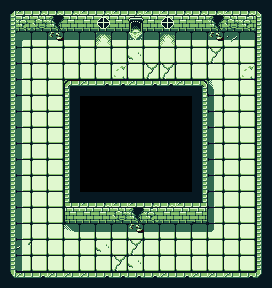

A level layout from a 2D game, rendered from its tile map. Below: a short description, then the map file with its tile-grid data intact:
An orthogonal 17x18 tile map with 16x16 px tiles, 5 tile layers (Tile, Tile-Wall, Item, Door Close, ...), 2 hidden layers not drawn, 2 tilesets.

<map version="1.9" tiledversion="1.9.2" orientation="orthogonal" renderorder="right-down" width="17" height="18" tilewidth="16" tileheight="16" infinite="0" nextlayerid="8" nextobjectid="1">
 <tileset firstgid="1" source="GBDungeon.tsx" />
 <tileset firstgid="71" source="Path.tsx" />
 <layer id="1" name="Tile" width="17" height="18">
  <data encoding="csv">
0,0,0,0,0,0,0,0,0,0,0,0,0,0,0,0,0,
0,0,0,0,0,0,0,0,0,0,0,0,0,0,0,0,0,
0,39,18,58,18,18,10,18,17,18,10,18,18,58,28,18,0,
0,30,46,46,46,46,46,46,37,46,46,46,46,38,46,46,0,
0,30,46,46,46,46,46,47,46,38,38,46,46,46,46,47,0,
0,30,46,46,0,0,0,0,0,0,0,0,0,40,46,46,0,
0,30,46,46,0,0,0,0,0,0,0,0,0,30,46,46,0,
0,30,46,46,0,0,0,0,0,0,0,0,0,30,46,46,0,
0,30,46,46,0,0,0,0,0,0,0,0,0,30,46,46,0,
0,30,46,46,0,0,0,0,0,0,0,0,0,30,46,46,0,
0,30,46,46,0,0,0,0,0,0,0,0,0,30,46,46,0,
0,30,46,46,0,0,0,0,0,0,0,0,0,30,46,46,0,
0,30,46,46,0,0,0,0,0,0,0,0,0,30,46,46,0,
0,30,46,46,0,0,0,0,0,0,0,0,0,30,46,46,0,
0,30,46,46,27,18,18,18,58,18,18,18,18,19,46,46,0,
0,29,46,46,46,46,37,46,38,46,46,46,46,46,46,46,0,
0,30,46,46,46,46,46,38,37,46,46,46,46,46,46,46,0,
0,0,0,0,0,0,0,0,0,0,0,0,0,0,0,0,0
</data>
 </layer>
 <layer id="2" name="Tile-Wall" width="17" height="18">
  <data encoding="csv">
1,2,3,3,3,2,3,2,3,2,2,3,3,3,2,3,4,
11,12,13,6,5,5,5,5,5,5,5,5,5,6,13,12,14,
21,0,0,0,0,0,0,0,0,0,0,0,0,0,0,0,24,
11,0,0,0,0,0,0,0,0,0,0,0,0,0,0,0,14,
11,0,0,0,0,0,0,0,0,0,0,0,0,0,0,0,14,
11,0,0,0,35,32,33,33,32,33,33,32,36,0,0,0,24,
11,0,0,0,14,0,0,0,0,0,0,0,11,0,0,0,24,
21,0,0,0,24,0,0,0,0,0,0,0,21,0,0,0,24,
11,0,0,0,14,0,0,0,0,0,0,0,11,0,0,0,14,
21,0,0,0,14,0,0,0,0,0,0,0,11,0,0,0,24,
21,0,0,0,14,0,0,0,0,0,0,0,11,0,0,0,24,
11,0,0,0,24,0,0,0,0,0,0,0,21,0,0,0,24,
11,0,0,0,16,2,3,2,2,3,3,2,15,0,0,0,24,
11,0,0,0,26,5,5,13,6,12,5,5,25,0,0,0,24,
11,0,0,0,0,0,0,0,0,0,0,0,0,0,0,0,14,
11,0,0,0,0,0,0,0,0,0,0,0,0,0,0,0,14,
21,0,0,0,0,0,0,0,0,0,0,0,0,0,0,0,24,
31,32,33,32,32,32,33,33,33,33,32,33,32,32,32,33,34
</data>
 </layer>
 <layer id="3" name="Item" width="17" height="18">
  <data encoding="csv">
0,0,0,0,0,0,0,0,0,0,0,0,0,0,0,0,0,
0,0,0,0,0,0,67,0,0,0,67,0,0,0,0,0,0,
0,0,0,0,0,0,0,0,0,0,0,0,0,0,0,0,0,
0,0,0,0,0,0,0,0,0,0,0,0,0,0,0,0,0,
0,0,0,0,0,0,0,0,0,0,0,0,0,0,0,0,0,
0,0,0,0,0,0,0,0,0,0,0,0,0,0,0,0,0,
0,0,0,0,0,0,0,0,0,0,0,0,0,0,0,0,0,
0,0,0,0,0,0,0,0,0,0,0,0,0,0,0,0,0,
0,0,0,0,0,0,0,0,0,0,0,0,0,0,0,0,0,
0,0,0,0,0,0,0,0,0,0,0,0,0,0,0,0,0,
0,0,0,0,0,0,0,0,0,0,0,0,0,0,0,0,0,
0,0,0,0,0,0,0,0,0,0,0,0,0,0,0,0,0,
0,0,0,0,0,0,0,0,0,0,0,0,0,0,0,0,0,
0,0,0,0,0,0,0,0,0,0,0,0,0,0,0,0,0,
0,0,0,0,0,0,0,0,0,0,0,0,0,0,0,0,0,
0,0,0,0,0,0,0,0,0,0,0,0,0,0,0,0,0,
0,0,0,0,0,0,0,0,0,0,0,0,0,0,0,0,0,
0,0,0,0,0,0,0,0,0,0,0,0,0,0,0,0,0
</data>
 </layer>
 <layer id="4" name="Door Close" width="17" height="18">
  <data encoding="csv">
0,0,0,0,0,0,0,0,0,0,0,0,0,0,0,0,0,
0,0,0,0,0,0,0,0,69,0,0,0,0,0,0,0,0,
0,0,0,0,0,0,0,0,0,0,0,0,0,0,0,0,0,
0,0,0,0,0,0,0,0,0,0,0,0,0,0,0,0,0,
0,0,0,0,0,0,0,0,0,0,0,0,0,0,0,0,0,
0,0,0,0,0,0,0,0,0,0,0,0,0,0,0,0,0,
0,0,0,0,0,0,0,0,0,0,0,0,0,0,0,0,0,
0,0,0,0,0,0,0,0,0,0,0,0,0,0,0,0,0,
0,0,0,0,0,0,0,0,0,0,0,0,0,0,0,0,0,
0,0,0,0,0,0,0,0,0,0,0,0,0,0,0,0,0,
0,0,0,0,0,0,0,0,0,0,0,0,0,0,0,0,0,
0,0,0,0,0,0,0,0,0,0,0,0,0,0,0,0,0,
0,0,0,0,0,0,0,0,0,0,0,0,0,0,0,0,0,
0,0,0,0,0,0,0,0,0,0,0,0,0,0,0,0,0,
0,0,0,0,0,0,0,0,0,0,0,0,0,0,0,0,0,
0,0,0,0,0,0,0,0,0,0,0,0,0,0,0,0,0,
0,0,0,0,0,0,0,0,0,0,0,0,0,0,0,0,0,
0,0,0,0,0,0,0,0,0,0,0,0,0,0,0,0,0
</data>
 </layer>
 <layer id="5" name="Door Open" width="17" height="18">
  <data encoding="csv">
0,0,0,0,0,0,0,0,0,0,0,0,0,0,0,0,0,
0,0,0,0,0,0,0,0,70,0,0,0,0,0,0,0,0,
0,0,0,0,0,0,0,0,0,0,0,0,0,0,0,0,0,
0,0,0,0,0,0,0,0,0,0,0,0,0,0,0,0,0,
0,0,0,0,0,0,0,0,0,0,0,0,0,0,0,0,0,
0,0,0,0,0,0,0,0,0,0,0,0,0,0,0,0,0,
0,0,0,0,0,0,0,0,0,0,0,0,0,0,0,0,0,
0,0,0,0,0,0,0,0,0,0,0,0,0,0,0,0,0,
0,0,0,0,0,0,0,0,0,0,0,0,0,0,0,0,0,
0,0,0,0,0,0,0,0,0,0,0,0,0,0,0,0,0,
0,0,0,0,0,0,0,0,0,0,0,0,0,0,0,0,0,
0,0,0,0,0,0,0,0,0,0,0,0,0,0,0,0,0,
0,0,0,0,0,0,0,0,0,0,0,0,0,0,0,0,0,
0,0,0,0,0,0,0,0,0,0,0,0,0,0,0,0,0,
0,0,0,0,0,0,0,0,0,0,0,0,0,0,0,0,0,
0,0,0,0,0,0,0,0,0,0,0,0,0,0,0,0,0,
0,0,0,0,0,0,0,0,0,0,0,0,0,0,0,0,0,
0,0,0,0,0,0,0,0,0,0,0,0,0,0,0,0,0
</data>
 </layer>
 <layer id="6" name="Obstacle" width="17" height="18" visible="0">
  <data encoding="csv">
71,71,71,71,71,71,71,71,71,71,71,71,71,71,71,71,71,
71,0,0,0,0,0,0,0,0,0,0,0,0,0,0,0,71,
71,0,0,0,0,0,0,0,0,0,0,0,0,0,0,0,71,
71,0,0,0,0,0,0,0,0,0,0,0,0,0,0,0,71,
71,0,0,0,0,0,0,0,0,0,0,0,0,0,0,0,71,
71,0,0,0,71,71,71,71,71,71,71,71,71,0,0,0,71,
71,0,0,0,71,0,0,0,0,0,0,0,71,0,0,0,71,
71,0,0,0,71,0,0,0,0,0,0,0,71,0,0,0,71,
71,0,0,0,71,0,0,0,0,0,0,0,71,0,0,0,71,
71,0,0,0,71,0,0,0,0,0,0,0,71,0,0,0,71,
71,0,0,0,71,0,0,0,0,0,0,0,71,0,0,0,71,
71,0,0,0,71,0,0,0,0,0,0,0,71,0,0,0,71,
71,0,0,0,71,71,71,71,71,71,71,71,71,0,0,0,71,
71,0,0,0,0,0,0,0,0,0,0,0,0,0,0,0,71,
71,0,0,0,0,0,0,0,0,0,0,0,0,0,0,0,71,
71,0,0,0,0,0,0,0,0,0,0,0,0,0,0,0,71,
71,0,0,0,0,0,0,0,0,0,0,0,0,0,0,0,71,
71,71,71,71,71,71,71,71,71,71,71,71,71,71,71,71,71
</data>
 </layer>
 <layer id="7" name="Wall" width="17" height="18" visible="0">
  <data encoding="csv">
72,72,72,72,72,72,72,72,72,72,72,72,72,72,72,72,72,
72,72,72,72,72,72,72,72,72,72,72,72,72,72,72,72,72,
72,72,0,0,0,0,0,0,0,0,0,0,0,0,0,72,72,
72,72,0,0,0,0,0,0,0,0,0,0,0,0,0,72,72,
72,72,0,72,72,72,72,72,72,72,72,72,72,72,0,72,72,
72,72,0,72,72,72,72,72,72,72,72,72,72,72,0,72,72,
72,72,0,72,72,72,72,72,72,72,72,72,72,72,0,72,72,
72,72,0,72,72,72,72,72,72,72,72,72,72,72,0,72,72,
72,72,0,72,72,72,72,72,72,72,72,72,72,72,0,72,72,
72,72,0,72,72,72,72,72,72,72,72,72,72,72,0,72,72,
72,72,0,72,72,72,72,72,72,72,72,72,72,72,0,72,72,
72,72,0,72,72,72,72,72,72,72,72,72,72,72,0,72,72,
72,72,0,72,72,72,72,72,72,72,72,72,72,72,0,72,72,
72,72,0,72,72,72,72,72,72,72,72,72,72,72,0,72,72,
72,72,0,0,0,0,0,0,0,0,0,0,0,0,0,72,72,
72,72,0,0,0,0,0,0,0,0,0,0,0,0,0,72,72,
72,72,72,72,72,72,72,72,72,72,72,72,72,72,72,72,72,
72,72,72,72,72,72,72,72,72,72,72,72,72,72,72,72,72
</data>
 </layer>
</map>
